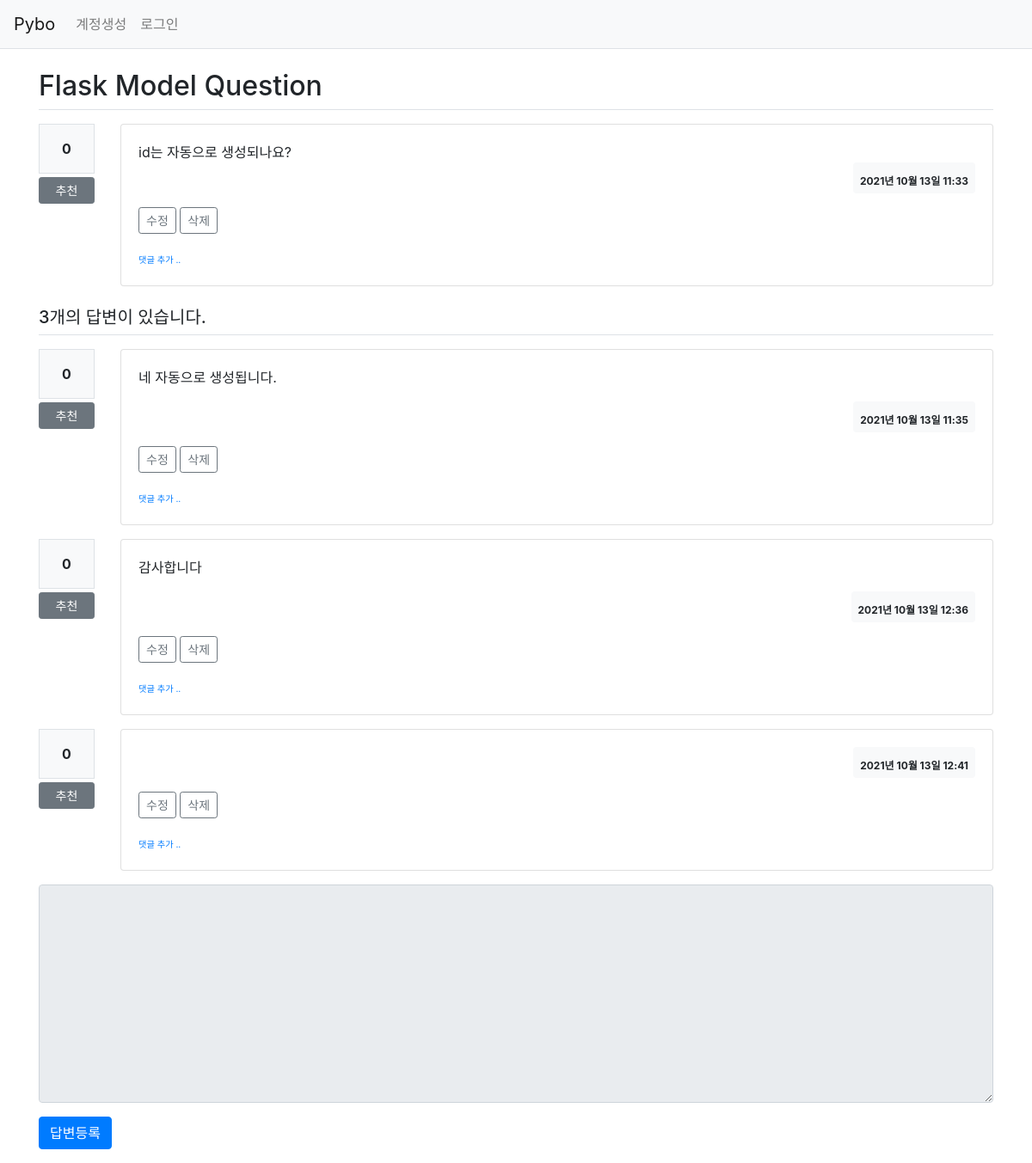
Screenshot of /question/detail/2/ with the database file from the repository.
### pybo/models.py (models this page shows)
class Question(db.Model):
    id = db.Column(db.Integer, primary_key=True)
    subject = db.Column(db.String(200), nullable=False)
    content = db.Column(db.Text(), nullable=False)
    create_date = db.Column(db.DateTime(), nullable=False)
    user_id = db.Column(db.Integer, db.ForeignKey('user.id', ondelete='CASCADE'), nullable=False)
    user = db.relationship('User', backref=db.backref('question_set'))
    modify_date = db.Column(db.DateTime(), nullable=True)
    voter = db.relationship('User', secondary=question_voter, backref=db.backref('question_voter_set'))

class Answer(db.Model):
    id = db.Column(db.Integer, primary_key=True)
    question_id = db.Column(db.Integer, db.ForeignKey('question.id', ondelete='CASCADE'))
    question = db.relationship('Question', backref=db.backref('answer_set'))
    content = db.Column(db.Text(), nullable=False)
    create_date = db.Column(db.DateTime(), nullable=False)
    user_id = db.Column(db.Integer, db.ForeignKey('user.id', ondelete='CASCADE'), nullable=False)
    user = db.relationship('User', backref=db.backref('answer_set'))
    modify_date = db.Column(db.DateTime(), nullable=True)
    voter = db.relationship('User', secondary=answer_voter, backref=db.backref('answer_voter_set'))

### pybo/views/question_views.py (the view)
@bp.route('/detail/<int:question_id>/')
def detail(question_id):
    form = AnswerForm()
    question = Question.query.get_or_404(question_id)
    return render_template('question/question_detail.html', question=question, form=form)

### pybo/forms.py
class AnswerForm(FlaskForm):
    content = TextAreaField('내용', validators=[DataRequired('내용은 필수입력 항목입니다.')])

### pybo/filter.py (called while the page is built)
def format_datetime(value, fmt='%Y년 %m월 %d일 %H:%M'):
    return value.strftime(fmt)

### pybo/views/auth_views.py (called while the page is built)
@bp.before_app_request
def load_logged_in_user():
    user_id = session.get('user_id')
    if user_id is None:
        g.user = None
    else:
        g.user = User.query.get(user_id)

### pybo/templates/question/question_detail.html (shortened to what this page needs)
{% extends 'base.html' %}
{% block content %}
<div class="container my-3">
    <h2 class="border-bottom py-2">{{ question.subject }}</h2>
    <div class="row my-3">
        <div class="col-1">
            <div class="bg-light text-center p-3 border font-weight-bolder mb-1">{{ question.voter|length }}</div>
            <a href="#" data-uri="{{ url_for('vote.question', question_id=question.id) }}"
               class="recommend btn btn-sm btn-secondary btn-block my-1">추천</a>
        </div>
        <div class="col-11">
            <div class="card">
                <div class="card-body">
                    <div class="card-text" style="white-space: pre-line;">{{ question.content }}</div>
                    <div class="d-flex justify-content-end">
                        <div class="badge badge-light p-2 text-left">
                            <div>{{ question.create_date|datetime }}</div>
                        </div>
                    </div>
                    {% if g.user == question.user %}
                    <div class="my-3">
                        <a href="{{ url_for('question.modify', question_id=question.id) }}"
                           class="btn btn-sm btn-outline-secondary">수정</a>
                        <a href="#" class="delete btn btn-sm btn-outline-secondary"
                           data-uri="{{ url_for('question.delete', question_id=question.id) }}">삭제</a>
                    </div>
                    {% endif %}
                    <div>
                        <a href="{{ url_for('comment.create_question', question_id=question.id) }}"
                           class="small"><small>댓글 추가 ..</small></a>
                    </div>
                </div>
            </div>
        </div>
    </div>
    <h5 class="border-bottom my-3 py-2">{{ question.answer_set|length }}개의 답변이 있습니다.</h5>
    {% for answer in question.answer_set %}
    <div class="row my-3">
        <div class="col-1">
            <div class="bg-light text-center p-3 border font-weight-bolder mb-1">{{ answer.voter|length }}</div>
            <a href="#" data-uri="{{ url_for('vote.answer', answer_id=answer.id) }}"
                class="recommend btn btn-sm btn-secondary btn-block my-1">추천</a>
        </div>
        <div class="col-11">
            <div class="card">
                <div class="card-body">
                    <div class="card-text" style="white-space: pre-line;">{{ answer.content|markdown }}</div>
                    <div class="d-flex justify-content-end">
                        <div class="badge badge-light p-2 text-left">
                            <div>{{ answer.create_date|datetime }}</div>
                        </div>
                    </div>
                    {% if g.user == answer.user %}
                    <div class="my-3">
                        <a href="{{ url_for('answer.modify', answer_id=answer.id) }}"
                            class="btn btn-sm btn-outline-secondary">수정</a>
                        <a href="#" class="delete btn btn-sm btn-outline-secondary "
                            data-uri="{{ url_for('answer.delete', answer_id=answer.id) }}">삭제</a>
                    </div>
                    {% endif %}
                    <div>
                        <a href="{{ url_for('comment.create_answer', answer_id=answer.id) }}"
                           class="small"><small>댓글 추가 ..</small></a>
                    </div>
                </div>
            </div>
        </div>
    </div>
    {% endfor %}
    <form action="{{ url_for('answer.create', question_id=question.id) }}" method="post" class="my-3">
        <div class="form-group">
            <textarea {% if not g.user %}disabled{% endif %}
                    name="content" id="content" class="form-control" rows="10"></textarea>
        </div>
        <input type="submit" value="답변등록" class="btn btn-primary">
    </form>
</div>
{% endblock %}

### pybo/templates/base.html (shortened to what this page needs)
<!doctype html>
<html lang="ko">
<head>
    <link rel="stylesheet" href="{{ url_for('static', filename='bootstrap.min.css') }}">
    <link rel="stylesheet" href="{{ url_for('static', filename='style.css') }}">
</head>
<body>
{% include "navbar.html" %}
{% block content %}
{% endblock %}
</body>
</html>

### pybo/templates/navbar.html (shortened to what this page needs)
<nav class="navbar navbar-expand-lg navbar-light bg-light border-bottom">
    <a class="navbar-brand" href="{{ url_for('main.index') }}">Pybo</a>
    <div class="collapse navbar-collapse flex-grow-0" id="navbarNav">
        {% if g.user %}
        <ul class="navbar-nav">
            <li class="nav-item ">
                <a class="nav-link" href="{{ url_for('auth.logout') }}">{{ g.user.username }} (로그아웃)</a>
            </li>
        </ul>
        {% else %}
        <ul class="navbar-nav">
            <li class="nav-item ">
                <a class="nav-link" href="{{ url_for('auth.signup') }}">계정생성</a>
            </li>
            <li class="nav-item ">
                <a class="nav-link" href="{{ url_for('auth.login') }}"">로그인</a>
            </li>
        </ul>
        {% endif %}
    </div>
</nav>

### rows the page displays
Question: subject "Flask Model Question", content "id는 자동으로 생성되나요?", create_date "2021년 10월 13일 11:33"
Answer: voter|length "0", content "네 자동으로 생성됩니다.", create_date "2021년 10월 13일 11:35"
Answer: voter|length "0", content "감사합니다", create_date "2021년 10월 13일 12:36"
Answer: voter|length "0", create_date "2021년 10월 13일 12:41"

### other values shown
{{ question.voter|length }} "0"
{{ question.answer_set|length }} "3"
